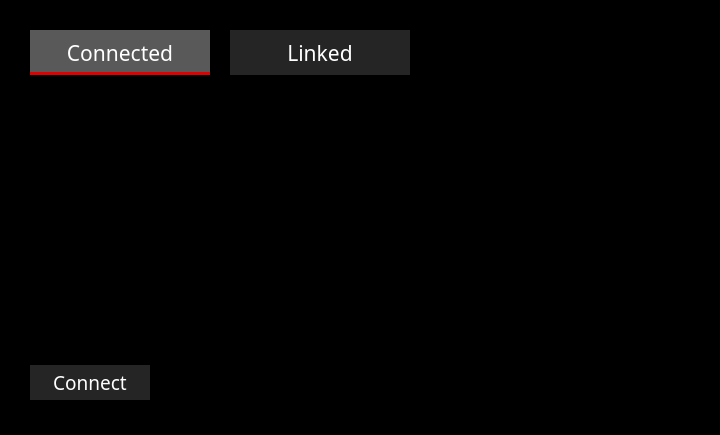
<?xml version="1.0" encoding="UTF-8"?>
<ui version="4.0">
 <class>content</class>
 <widget class="QWidget" name="content">
  <property name="geometry">
   <rect>
    <x>0</x>
    <y>0</y>
    <width>720</width>
    <height>435</height>
   </rect>
  </property>
  <property name="windowTitle">
   <string>Form</string>
  </property>
  <property name="styleSheet">
   <string notr="true">#content {
	background: black;
}

* {
	color: white;
}</string>
  </property>
  <widget class="QWidget" name="btn_connected" native="true">
   <property name="enabled">
    <bool>false</bool>
   </property>
   <property name="geometry">
    <rect>
     <x>30</x>
     <y>30</y>
     <width>180</width>
     <height>45</height>
    </rect>
   </property>
   <property name="styleSheet">
    <string notr="true">#btn_connected {
	background: #252525; color: white
}

#btn_connected::hover {
	background: #303030;
}

#btn_connected::!enabled {
	background: #595959;
	border-bottom: 3px solid #E00000;
}</string>
   </property>
   <widget class="QLabel" name="text_btn_connected">
    <property name="geometry">
     <rect>
      <x>20</x>
      <y>10</y>
      <width>140</width>
      <height>25</height>
     </rect>
    </property>
    <property name="font">
     <font>
      <family>Montserrat</family>
      <pointsize>16</pointsize>
     </font>
    </property>
    <property name="lineWidth">
     <number>1</number>
    </property>
    <property name="text">
     <string>Connected</string>
    </property>
    <property name="alignment">
     <set>Qt::AlignCenter</set>
    </property>
   </widget>
  </widget>
  <widget class="QWidget" name="btn_linked" native="true">
   <property name="enabled">
    <bool>true</bool>
   </property>
   <property name="geometry">
    <rect>
     <x>230</x>
     <y>30</y>
     <width>180</width>
     <height>45</height>
    </rect>
   </property>
   <property name="styleSheet">
    <string notr="true">#btn_linked {
	background: #252525; color: white
}

#btn_linked::hover {
	background: #303030;
}

#btn_linked::!enabled {
	background: #595959;
	border-bottom: 3px solid #E00000;
}</string>
   </property>
   <widget class="QLabel" name="text_btn_linked">
    <property name="geometry">
     <rect>
      <x>20</x>
      <y>10</y>
      <width>140</width>
      <height>25</height>
     </rect>
    </property>
    <property name="font">
     <font>
      <family>Montserrat</family>
      <pointsize>16</pointsize>
     </font>
    </property>
    <property name="lineWidth">
     <number>1</number>
    </property>
    <property name="text">
     <string>Linked</string>
    </property>
    <property name="alignment">
     <set>Qt::AlignCenter</set>
    </property>
   </widget>
  </widget>
  <widget class="QWidget" name="btn_connect" native="true">
   <property name="enabled">
    <bool>true</bool>
   </property>
   <property name="geometry">
    <rect>
     <x>30</x>
     <y>365</y>
     <width>120</width>
     <height>35</height>
    </rect>
   </property>
   <property name="styleSheet">
    <string notr="true">#btn_connect {
	background: #252525; color: white
}

#btn_connect::hover {
	background: #303030;
}

#btn_connect::!enabled {
	background: #595959;
	border-bottom: 3px solid #E00000;
}</string>
   </property>
   <widget class="QLabel" name="text_btn_connect">
    <property name="geometry">
     <rect>
      <x>10</x>
      <y>5</y>
      <width>100</width>
      <height>25</height>
     </rect>
    </property>
    <property name="font">
     <font>
      <family>Montserrat</family>
      <pointsize>14</pointsize>
     </font>
    </property>
    <property name="lineWidth">
     <number>1</number>
    </property>
    <property name="text">
     <string>Connect</string>
    </property>
    <property name="alignment">
     <set>Qt::AlignCenter</set>
    </property>
   </widget>
  </widget>
  <widget class="QScrollArea" name="scrollArea">
   <property name="geometry">
    <rect>
     <x>30</x>
     <y>100</y>
     <width>660</width>
     <height>240</height>
    </rect>
   </property>
   <property name="styleSheet">
    <string notr="true">#scrollArea  {
	border: none
}</string>
   </property>
   <property name="widgetResizable">
    <bool>true</bool>
   </property>
   <widget class="QWidget" name="scrollAreaWidgetContents">
    <property name="geometry">
     <rect>
      <x>0</x>
      <y>0</y>
      <width>660</width>
      <height>240</height>
     </rect>
    </property>
    <property name="styleSheet">
     <string notr="true">#scrollAreaWidgetContents {
	background: black
}</string>
    </property>
    <widget class="QWidget" name="verticalLayoutWidget">
     <property name="geometry">
      <rect>
       <x>-1</x>
       <y>-1</y>
       <width>661</width>
       <height>241</height>
      </rect>
     </property>
     <layout class="QVBoxLayout" name="verticalLayout"/>
    </widget>
   </widget>
  </widget>
  <widget class="QLabel" name="timout_label">
   <property name="geometry">
    <rect>
     <x>180</x>
     <y>370</y>
     <width>200</width>
     <height>25</height>
    </rect>
   </property>
   <property name="font">
    <font>
     <family>Montserrat</family>
     <pointsize>12</pointsize>
    </font>
   </property>
   <property name="text">
    <string/>
   </property>
  </widget>
 </widget>
 <resources>
  <include location="res/main.qrc"/>
 </resources>
 <connections/>
</ui>
